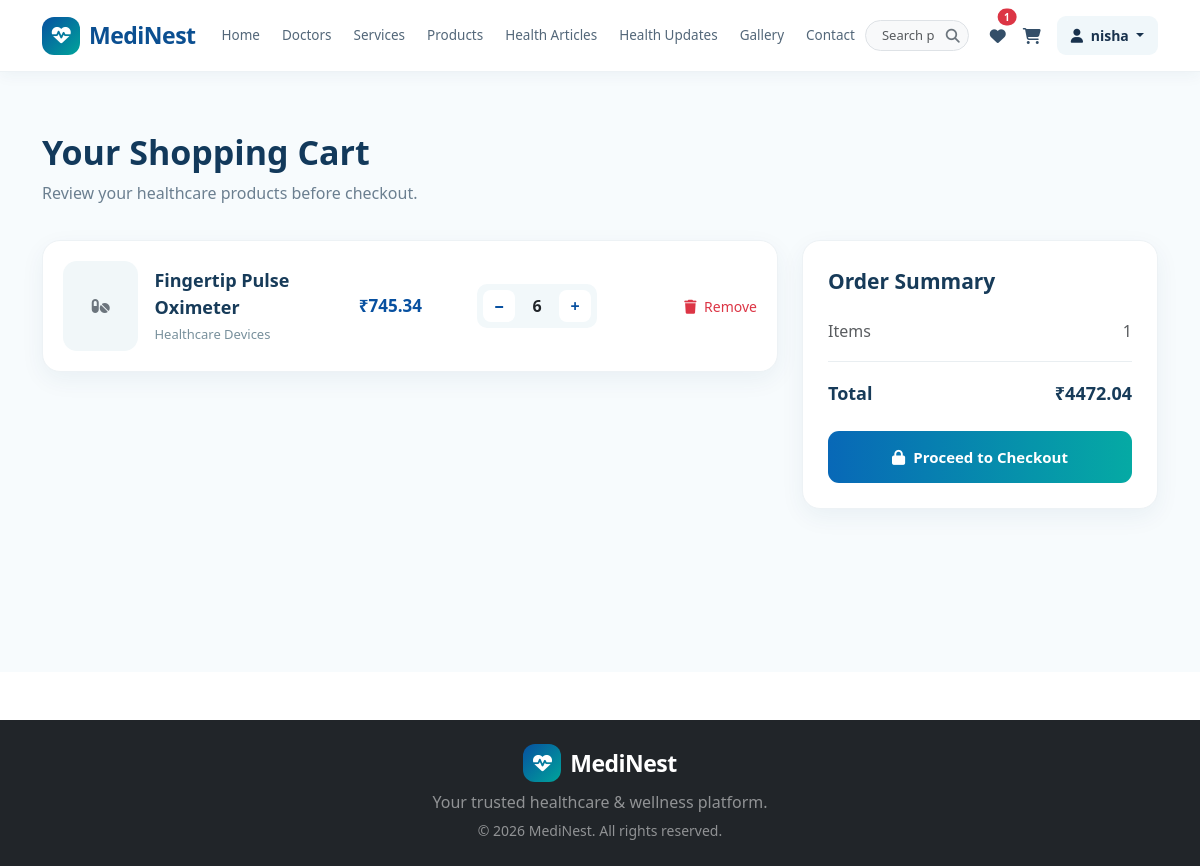
The page /cart/ (signed in) on the database as committed earlier.
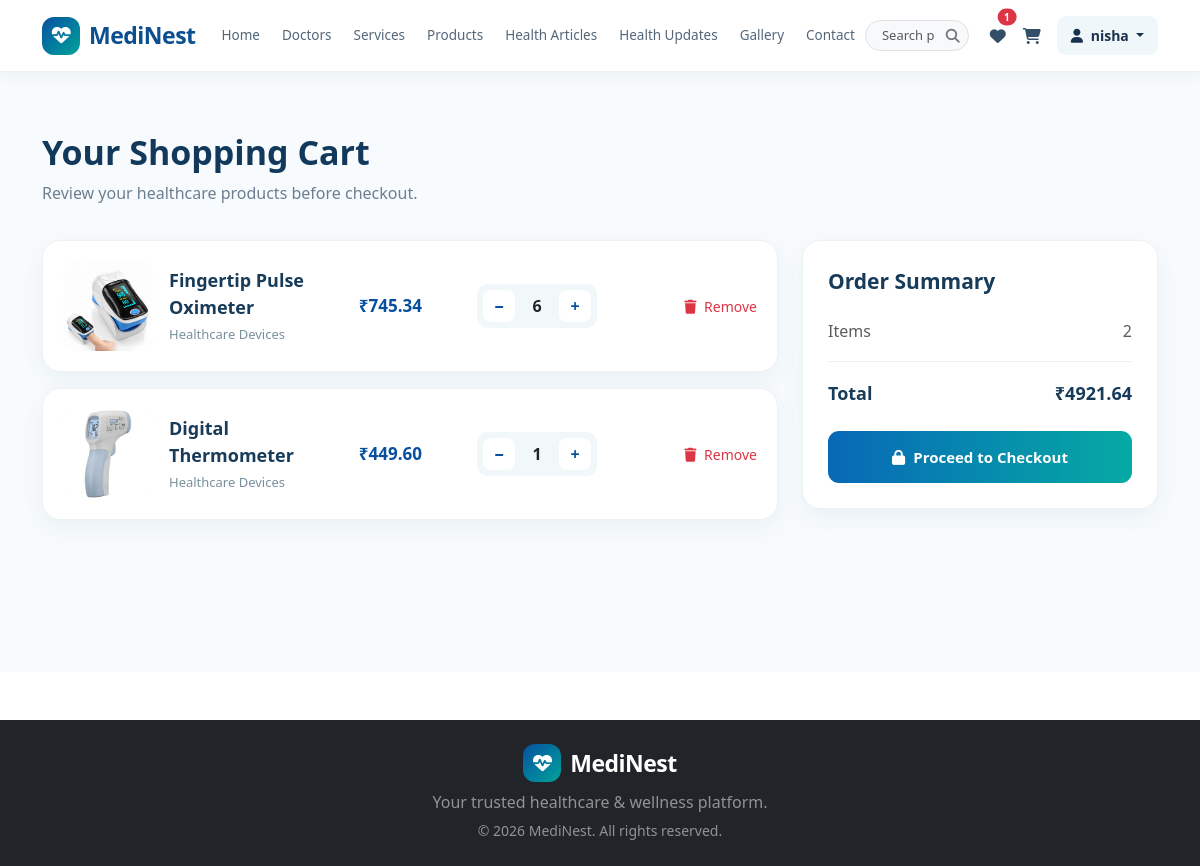
The same page on the database as committed later.
### cart/models.py (models this page shows, shortened)
class CartItem(models.Model):
    user = models.ForeignKey(
        settings.AUTH_USER_MODEL,
        on_delete=models.CASCADE
    )
    product = models.ForeignKey(
        Product,
        on_delete=models.CASCADE
    )
    quantity = models.PositiveIntegerField(default=1)
    added_at = models.DateTimeField(auto_now_add=True)
    class Meta:
        unique_together = ("user", "product")
    @property
    def subtotal(self):
        return self.product.discounted_price * self.quantity

### products/models.py (models this page shows, shortened)
class Product(models.Model):
    category = models.ForeignKey(
        Category,
        on_delete=models.CASCADE,
        related_name="products"
    )
    name = models.CharField(max_length=200)
    slug = models.SlugField(max_length=220, unique=True, blank=True)
    description = models.TextField()
    price = models.DecimalField(max_digits=10, decimal_places=2)
    discount_percentage = models.DecimalField(
        max_digits=5,
        decimal_places=2,
        default=0
    )
    stock = models.PositiveIntegerField(default=0)
    image = models.ImageField(upload_to="products/", blank=True, null=True)
    is_active = models.BooleanField(default=True)
    created_at = models.DateTimeField(auto_now_add=True)
    updated_at = models.DateTimeField(auto_now=True)
    @property
    def discounted_price(self):
        discount = self.price * self.discount_percentage / 100
        return self.price - discount

class Category(models.Model):
    name = models.CharField(max_length=100, unique=True)
    slug = models.SlugField(max_length=120, unique=True, blank=True)
    description = models.TextField(blank=True)
    image = models.ImageField(upload_to="categories/", blank=True, null=True)
    is_active = models.BooleanField(default=True)

### cart/views.py (the view)
# urls.py: path("", cart_detail, name="cart_detail"),
@login_required
def cart_detail(request):
    cart_items = CartItem.objects.filter(
        user=request.user,
        product__is_active=True
    ).select_related("product", "product__category")
    total = sum(
        item.subtotal for item in cart_items
    )
    return render(
        request,
        "cart/cart_detail.html",
        {
            "cart_items": cart_items,
            "total": total,
        }
    )

### cart/templates/cart/cart_detail.html (shortened to what this page needs)
{% extends "base.html" %}
{% block content %}
<section class="cart-page">
    <div class="container">
        <h1 class="cart-title">Your Shopping Cart</h1>
        <p class="cart-subtitle">
            Review your healthcare products before checkout.
        </p>
        {% if cart_items %}
        <div class="row g-4">
            <div class="col-lg-8">
                {% for item in cart_items %}
                <div class="cart-card">
                    <div class="row align-items-center g-3">
                        <div class="col-md-5">
                            <div class="d-flex align-items-center gap-3">
                                {% if item.product.image %}
                                <img src="{{ item.product.image.url }}" alt="{{ item.product.name }}"
                                    class="product-image">
                                {% else %}
                                <div class="product-image d-flex align-items-center justify-content-center">
                                    <i class="fa-solid fa-pills text-secondary"></i>
                                </div>
                                {% endif %}
                                <div>
                                    <div class="product-name">
                                        {{ item.product.name }}
                                    </div>
                                    <div class="product-category">
                                        {{ item.product.category.name }}
                                    </div>
                                </div>
                            </div>
                        </div>
                        <div class="col-md-2">
                            <div class="price">
                                ₹{{ item.product.discounted_price|floatformat:2 }}
                            </div>
                        </div>
                        <div class="col-md-3">
                            <div class="quantity-box">
                                <a href="{% url 'cart:decrease_quantity' item.id %}" class="quantity-btn">
                                    −
                                </a>
                                <span class="quantity-number">
                                    {{ item.quantity }}
                                </span>
                                <a href="{% url 'cart:increase_quantity' item.id %}" class="quantity-btn">
                                    +
                                </a>
                            </div>
                        </div>
                        <div class="col-md-2 text-md-end">
                            <a href="{% url 'cart:remove_from_cart' item.id %}" class="remove-btn">
                                <i class="fa-solid fa-trash me-1"></i>
                                Remove
                            </a>
                        </div>
                    </div>
                </div>
                {% endfor %}
            </div>
            <div class="col-lg-4">
                <div class="summary-card">
                    <div class="summary-title">
                        Order Summary
                    </div>
                    <div class="d-flex justify-content-between text-muted">
                        <span>Items</span>
                        <span>{{ cart_items|length }}</span>
                    </div>
                    <div class="total-row">
                        <span>Total</span>
                        <span>
                            ₹{{ total|floatformat:2 }}
                        </span>
                    </div>
                    <div class="checkout-action">
                        <a href="{% url 'orders:checkout' %}" class="checkout-btn">
                            <i class="fa-solid fa-lock me-2"></i>
                            Proceed to Checkout
                        </a>
                    </div>
                </div>
            </div>
        </div>
        {% endif %}
    </div>
</section>
{% endblock %}

Rows that differ between the two databases and show on the page:
changed through a linked row, CartItem "Fingertip Pulse Oximeter": product.image: picture added
added CartItem: product.image (picture), product.name "Digital Thermometer", product.category.name "Healthcare Devices", product.discounted_price "449.60", quantity "1"
Other text that changed with them:
{{ cart_items|length }}: "1" → "2"
{{ total|floatformat:2 }}: "4472.04" → "4921.64"
